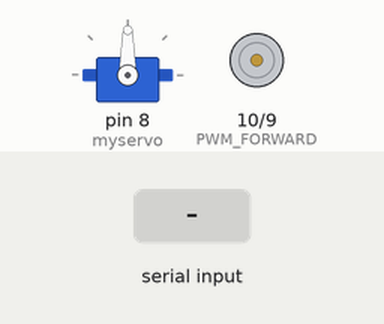
Bench run of a sketch on a simulated Arduino Uno, built with avr-gcc and run on an emulated ATmega328P. Shown: servo, motor-driver pin pairs drawn as motors (green arrow = first pin HIGH = forward, orange = second pin HIGH = backward, longer = more drive, scaled by the enable pin). Inputs (shaded band) come from the test bench.

Above: at 1.7 s.
1.8 s: "F" received over the second serial link
At 2.7 s:
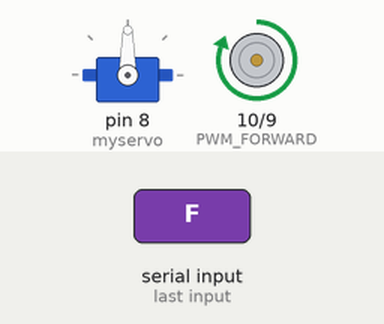
3.3 s: "B" received over the second serial link
At 3.9 s:
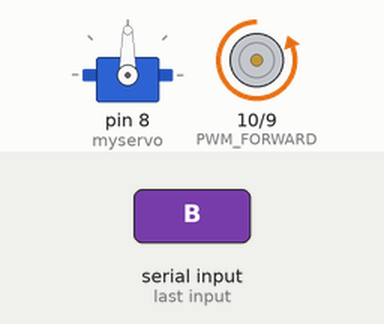
4.8 s: "L" received over the second serial link
At 6.0 s:
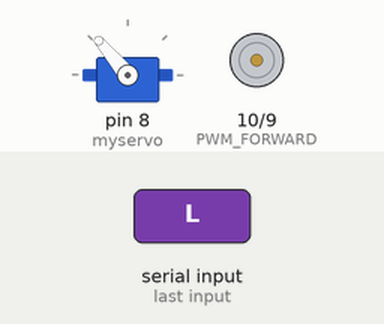
6.3 s: "R" received over the second serial link
At 7.4 s:
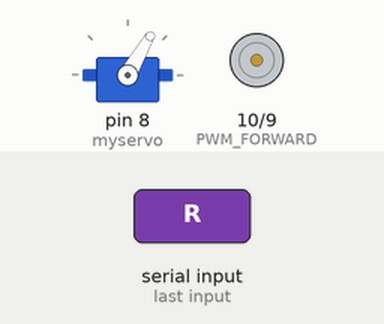
7.8 s: "G" received over the second serial link
At 8.5 s:
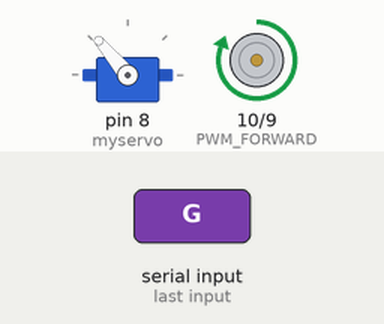
9.3 s: "I" received over the second serial link
At 9.6 s:
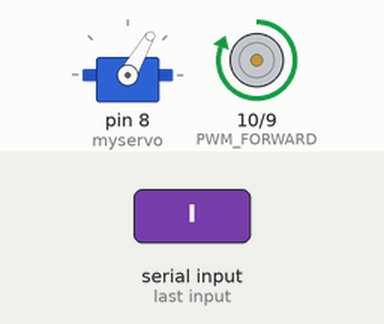
Timing chart, 0 to 11.8 s (numbered marks = the images above; inputs shaded):
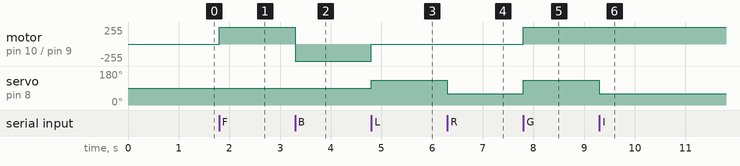

The sketch:

main_vika_2.ino
```cpp
#include <SoftwareSerial.h>
SoftwareSerial bluetooth(A1, A0); // RX, TX

#define TEST bluetooth

#define PWM_FORWARD 10
#define PWM_BACKWARD 9
#define EN_PIN 11

#include <Servo.h>
Servo myservo;

int M = 100;

void setup(){
  delay(500);
  Serial.begin(9600);
  bluetooth.begin(9600);
  pinMode(PWM_FORWARD,OUTPUT);
  pinMode(PWM_BACKWARD,OUTPUT);
  pinMode(EN_PIN,OUTPUT);
  digitalWrite(EN_PIN,1);
  myservo.attach(8);
  //motor(M,0);
}

void loop(){
  if (TEST.available()) {
    char t = TEST.read();
    if      (t=='F') motor(M,0);
    else if (t=='S') motor(0,0);
    else if (t=='B') motor(-M,0);
    else if (t=='L') motor(0,1);
    else if (t=='R') motor(0,-1);
    else if (t=='G') motor(M,1);
    else if (t=='I') motor(M,-1);
    else if (t=='H') motor(-M,1);
    else if (t=='J') motor(-M,-1);
    else if (t=='0') M = 0;
    else if (t=='1') M = 10;
    else if (t=='2') M = 20;
    else if (t=='3') M = 30;
    else if (t=='4') M = 40;
    else if (t=='5') M = 50;
    else if (t=='6') M = 60;
    else if (t=='7') M = 70;
    else if (t=='8') M = 80;
    else if (t=='9') M = 90;
    else if (t=='q') M = 100;
  }
}


void motor(int speed, int angle) {
  if (angle==0) myservo.write(90);
  if (angle==1) myservo.write(130); // L
  if (angle==-1) myservo.write(60); // R
  //else if

  //speed = map(constrain(abs(speed),0,100),0,100,0,255);

  if (speed>0) {
    digitalWrite(PWM_FORWARD,1);
    digitalWrite(PWM_BACKWARD,0);
  }
  else if (speed<0) {
    digitalWrite(PWM_FORWARD,0);
    digitalWrite(PWM_BACKWARD,1);
  }
  else {
    digitalWrite(PWM_FORWARD,0);
    digitalWrite(PWM_BACKWARD,0);
  }
}
```

Measured:
- after the input at 1.8 s, motor on pin 10 (PWM_FORWARD) / pin 9 (PWM_BACKWARD): stopped → forward 255/255 at once
- after the input at 3.3 s, motor on pin 10 (PWM_FORWARD) / pin 9 (PWM_BACKWARD): forward 255/255 → backward 255/255 at once
- after the input at 4.8 s, motor on pin 10 (PWM_FORWARD) / pin 9 (PWM_BACKWARD): backward 255/255 → stopped at once; servo on pin 8 (myservo): 90° → 130° at once
- after the input at 6.3 s, servo on pin 8 (myservo): 130° → 60° at once
- after the input at 7.8 s, motor on pin 10 (PWM_FORWARD) / pin 9 (PWM_BACKWARD): stopped → forward 255/255 at once; servo on pin 8 (myservo): 60° → 130° at once
- after the input at 9.3 s, servo on pin 8 (myservo): 130° → 60° at once
